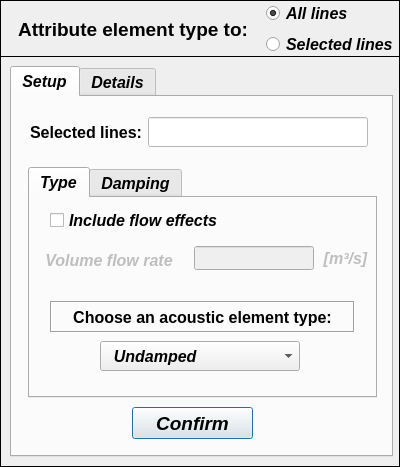
<?xml version="1.0" encoding="UTF-8"?>
<ui version="4.0">
 <class>Dialog</class>
 <widget class="QDialog" name="Dialog">
  <property name="windowModality">
   <enum>Qt::NonModal</enum>
  </property>
  <property name="geometry">
   <rect>
    <x>0</x>
    <y>0</y>
    <width>400</width>
    <height>467</height>
   </rect>
  </property>
  <property name="sizePolicy">
   <sizepolicy hsizetype="Fixed" vsizetype="Fixed">
    <horstretch>0</horstretch>
    <verstretch>0</verstretch>
   </sizepolicy>
  </property>
  <property name="minimumSize">
   <size>
    <width>400</width>
    <height>467</height>
   </size>
  </property>
  <property name="maximumSize">
   <size>
    <width>400</width>
    <height>467</height>
   </size>
  </property>
  <property name="contextMenuPolicy">
   <enum>Qt::DefaultContextMenu</enum>
  </property>
  <property name="windowTitle">
   <string> Set: acoustic element type</string>
  </property>
  <property name="whatsThis">
   <string/>
  </property>
  <widget class="QFrame" name="frame_2">
   <property name="geometry">
    <rect>
     <x>0</x>
     <y>56</y>
     <width>400</width>
     <height>411</height>
    </rect>
   </property>
   <property name="sizePolicy">
    <sizepolicy hsizetype="Preferred" vsizetype="Preferred">
     <horstretch>40</horstretch>
     <verstretch>0</verstretch>
    </sizepolicy>
   </property>
   <property name="minimumSize">
    <size>
     <width>0</width>
     <height>0</height>
    </size>
   </property>
   <property name="maximumSize">
    <size>
     <width>16777215</width>
     <height>16777215</height>
    </size>
   </property>
   <property name="font">
    <font>
     <pointsize>12</pointsize>
     <italic>true</italic>
    </font>
   </property>
   <property name="frameShape">
    <enum>QFrame::Box</enum>
   </property>
   <property name="frameShadow">
    <enum>QFrame::Plain</enum>
   </property>
   <widget class="QTabWidget" name="tabWidget_general">
    <property name="geometry">
     <rect>
      <x>10</x>
      <y>10</y>
      <width>383</width>
      <height>391</height>
     </rect>
    </property>
    <property name="minimumSize">
     <size>
      <width>0</width>
      <height>0</height>
     </size>
    </property>
    <property name="maximumSize">
     <size>
      <width>16777215</width>
      <height>10000000</height>
     </size>
    </property>
    <property name="font">
     <font>
      <family>Arial</family>
      <pointsize>12</pointsize>
      <weight>75</weight>
      <italic>true</italic>
      <bold>true</bold>
     </font>
    </property>
    <property name="currentIndex">
     <number>0</number>
    </property>
    <widget class="QWidget" name="tab_setup">
     <attribute name="title">
      <string>Setup</string>
     </attribute>
     <widget class="QPushButton" name="pushButton_confirm">
      <property name="geometry">
       <rect>
        <x>120</x>
        <y>310</y>
        <width>121</width>
        <height>32</height>
       </rect>
      </property>
      <property name="minimumSize">
       <size>
        <width>121</width>
        <height>32</height>
       </size>
      </property>
      <property name="maximumSize">
       <size>
        <width>121</width>
        <height>32</height>
       </size>
      </property>
      <property name="font">
       <font>
        <family>Arial</family>
        <pointsize>14</pointsize>
        <weight>75</weight>
        <italic>true</italic>
        <bold>true</bold>
       </font>
      </property>
      <property name="text">
       <string>Confirm</string>
      </property>
     </widget>
     <widget class="QLineEdit" name="lineEdit_selected_ID">
      <property name="enabled">
       <bool>true</bool>
      </property>
      <property name="geometry">
       <rect>
        <x>136</x>
        <y>20</y>
        <width>220</width>
        <height>30</height>
       </rect>
      </property>
      <property name="minimumSize">
       <size>
        <width>220</width>
        <height>30</height>
       </size>
      </property>
      <property name="maximumSize">
       <size>
        <width>220</width>
        <height>30</height>
       </size>
      </property>
      <property name="font">
       <font>
        <family>Arial</family>
        <pointsize>11</pointsize>
        <weight>75</weight>
        <italic>true</italic>
        <bold>true</bold>
       </font>
      </property>
      <property name="focusPolicy">
       <enum>Qt::ClickFocus</enum>
      </property>
      <property name="styleSheet">
       <string notr="true">background-color: rgb(255, 255, 255);
color: rgb(0, 0, 255);</string>
      </property>
      <property name="text">
       <string/>
      </property>
      <property name="alignment">
       <set>Qt::AlignCenter</set>
      </property>
     </widget>
     <widget class="QLabel" name="label_3">
      <property name="geometry">
       <rect>
        <x>14</x>
        <y>22</y>
        <width>120</width>
        <height>26</height>
       </rect>
      </property>
      <property name="minimumSize">
       <size>
        <width>120</width>
        <height>26</height>
       </size>
      </property>
      <property name="maximumSize">
       <size>
        <width>120</width>
        <height>26</height>
       </size>
      </property>
      <property name="font">
       <font>
        <family>Arial</family>
        <pointsize>12</pointsize>
        <weight>75</weight>
        <italic>false</italic>
        <bold>true</bold>
       </font>
      </property>
      <property name="text">
       <string>Selected lines:</string>
      </property>
      <property name="textFormat">
       <enum>Qt::AutoText</enum>
      </property>
      <property name="alignment">
       <set>Qt::AlignCenter</set>
      </property>
     </widget>
     <widget class="QTabWidget" name="tabWidget_element_type">
      <property name="geometry">
       <rect>
        <x>16</x>
        <y>70</y>
        <width>349</width>
        <height>231</height>
       </rect>
      </property>
      <property name="currentIndex">
       <number>0</number>
      </property>
      <widget class="QWidget" name="tab_type">
       <attribute name="title">
        <string>Type</string>
       </attribute>
       <widget class="QLabel" name="label_2">
        <property name="geometry">
         <rect>
          <x>20</x>
          <y>103</y>
          <width>305</width>
          <height>32</height>
         </rect>
        </property>
        <property name="font">
         <font>
          <family>Arial</family>
          <pointsize>12</pointsize>
          <weight>75</weight>
          <italic>false</italic>
          <bold>true</bold>
         </font>
        </property>
        <property name="frameShape">
         <enum>QFrame::Box</enum>
        </property>
        <property name="frameShadow">
         <enum>QFrame::Sunken</enum>
        </property>
        <property name="midLineWidth">
         <number>0</number>
        </property>
        <property name="text">
         <string>Choose an acoustic element type:</string>
        </property>
        <property name="alignment">
         <set>Qt::AlignCenter</set>
        </property>
       </widget>
       <widget class="QComboBox" name="comboBox">
        <property name="geometry">
         <rect>
          <x>70</x>
          <y>143</y>
          <width>200</width>
          <height>30</height>
         </rect>
        </property>
        <property name="minimumSize">
         <size>
          <width>200</width>
          <height>30</height>
         </size>
        </property>
        <property name="maximumSize">
         <size>
          <width>200</width>
          <height>30</height>
         </size>
        </property>
        <property name="font">
         <font>
          <family>Arial</family>
          <pointsize>12</pointsize>
          <weight>75</weight>
          <italic>true</italic>
          <bold>true</bold>
         </font>
        </property>
        <property name="toolTip">
         <string>&lt;html&gt;&lt;head/&gt;&lt;body&gt;&lt;p align=&quot;justify&quot;&gt;&lt;br/&gt;&lt;/p&gt;&lt;/body&gt;&lt;/html&gt;</string>
        </property>
        <property name="layoutDirection">
         <enum>Qt::LeftToRight</enum>
        </property>
        <property name="autoFillBackground">
         <bool>false</bool>
        </property>
        <property name="styleSheet">
         <string notr="true"/>
        </property>
        <property name="currentText">
         <string>  Undamped</string>
        </property>
        <property name="currentIndex">
         <number>0</number>
        </property>
        <property name="maxCount">
         <number>500</number>
        </property>
        <property name="insertPolicy">
         <enum>QComboBox::InsertAtBottom</enum>
        </property>
        <property name="sizeAdjustPolicy">
         <enum>QComboBox::AdjustToMinimumContentsLength</enum>
        </property>
        <property name="duplicatesEnabled">
         <bool>false</bool>
        </property>
        <item>
         <property name="text">
          <string>  Undamped</string>
         </property>
        </item>
        <item>
         <property name="text">
          <string>  Proportional</string>
         </property>
        </item>
        <item>
         <property name="text">
          <string>  Wide-duct</string>
         </property>
        </item>
        <item>
         <property name="text">
          <string>  LRF fluid equivalent</string>
         </property>
        </item>
        <item>
         <property name="text">
          <string>  LRF full</string>
         </property>
        </item>
       </widget>
       <widget class="QCheckBox" name="checkBox_flow_effects">
        <property name="geometry">
         <rect>
          <x>20</x>
          <y>12</y>
          <width>231</width>
          <height>21</height>
         </rect>
        </property>
        <property name="text">
         <string>Include flow effects</string>
        </property>
       </widget>
       <widget class="QWidget" name="gridLayoutWidget_6">
        <property name="geometry">
         <rect>
          <x>0</x>
          <y>40</y>
          <width>341</width>
          <height>41</height>
         </rect>
        </property>
        <layout class="QGridLayout" name="gridLayout_6">
         <property name="sizeConstraint">
          <enum>QLayout::SetNoConstraint</enum>
         </property>
         <property name="verticalSpacing">
          <number>0</number>
         </property>
         <item row="0" column="1">
          <layout class="QVBoxLayout" name="verticalLayout_17">
           <property name="sizeConstraint">
            <enum>QLayout::SetNoConstraint</enum>
           </property>
           <item>
            <widget class="QLineEdit" name="lineEdit_vol_flow">
             <property name="enabled">
              <bool>false</bool>
             </property>
             <property name="sizePolicy">
              <sizepolicy hsizetype="Fixed" vsizetype="Fixed">
               <horstretch>0</horstretch>
               <verstretch>0</verstretch>
              </sizepolicy>
             </property>
             <property name="minimumSize">
              <size>
               <width>120</width>
               <height>24</height>
              </size>
             </property>
             <property name="maximumSize">
              <size>
               <width>100</width>
               <height>24</height>
              </size>
             </property>
             <property name="palette">
              <palette>
               <active>
                <colorrole role="WindowText">
                 <brush brushstyle="SolidPattern">
                  <color alpha="255">
                   <red>0</red>
                   <green>0</green>
                   <blue>0</blue>
                  </color>
                 </brush>
                </colorrole>
                <colorrole role="Text">
                 <brush brushstyle="SolidPattern">
                  <color alpha="255">
                   <red>0</red>
                   <green>0</green>
                   <blue>0</blue>
                  </color>
                 </brush>
                </colorrole>
                <colorrole role="ButtonText">
                 <brush brushstyle="SolidPattern">
                  <color alpha="255">
                   <red>0</red>
                   <green>0</green>
                   <blue>0</blue>
                  </color>
                 </brush>
                </colorrole>
               </active>
               <inactive>
                <colorrole role="WindowText">
                 <brush brushstyle="SolidPattern">
                  <color alpha="255">
                   <red>0</red>
                   <green>0</green>
                   <blue>0</blue>
                  </color>
                 </brush>
                </colorrole>
                <colorrole role="Text">
                 <brush brushstyle="SolidPattern">
                  <color alpha="255">
                   <red>0</red>
                   <green>0</green>
                   <blue>0</blue>
                  </color>
                 </brush>
                </colorrole>
                <colorrole role="ButtonText">
                 <brush brushstyle="SolidPattern">
                  <color alpha="255">
                   <red>0</red>
                   <green>0</green>
                   <blue>0</blue>
                  </color>
                 </brush>
                </colorrole>
               </inactive>
               <disabled>
                <colorrole role="WindowText">
                 <brush brushstyle="SolidPattern">
                  <color alpha="255">
                   <red>0</red>
                   <green>0</green>
                   <blue>0</blue>
                  </color>
                 </brush>
                </colorrole>
                <colorrole role="Text">
                 <brush brushstyle="SolidPattern">
                  <color alpha="255">
                   <red>0</red>
                   <green>0</green>
                   <blue>0</blue>
                  </color>
                 </brush>
                </colorrole>
                <colorrole role="ButtonText">
                 <brush brushstyle="SolidPattern">
                  <color alpha="255">
                   <red>0</red>
                   <green>0</green>
                   <blue>0</blue>
                  </color>
                 </brush>
                </colorrole>
               </disabled>
              </palette>
             </property>
             <property name="font">
              <font>
               <family>Arial</family>
               <pointsize>11</pointsize>
               <weight>75</weight>
               <italic>false</italic>
               <bold>true</bold>
              </font>
             </property>
             <property name="styleSheet">
              <string notr="true">color: rgb(0, 0, 0);</string>
             </property>
             <property name="text">
              <string/>
             </property>
             <property name="alignment">
              <set>Qt::AlignCenter</set>
             </property>
            </widget>
           </item>
          </layout>
         </item>
         <item row="0" column="0">
          <layout class="QVBoxLayout" name="verticalLayout_18" stretch="0">
           <property name="spacing">
            <number>6</number>
           </property>
           <property name="sizeConstraint">
            <enum>QLayout::SetDefaultConstraint</enum>
           </property>
           <property name="leftMargin">
            <number>6</number>
           </property>
           <property name="rightMargin">
            <number>6</number>
           </property>
           <item>
            <widget class="QLabel" name="label_vol_flow">
             <property name="enabled">
              <bool>false</bool>
             </property>
             <property name="sizePolicy">
              <sizepolicy hsizetype="Preferred" vsizetype="Preferred">
               <horstretch>0</horstretch>
               <verstretch>0</verstretch>
              </sizepolicy>
             </property>
             <property name="minimumSize">
              <size>
               <width>140</width>
               <height>35</height>
              </size>
             </property>
             <property name="maximumSize">
              <size>
               <width>140</width>
               <height>30</height>
              </size>
             </property>
             <property name="font">
              <font>
               <family>Arial</family>
               <weight>75</weight>
               <italic>true</italic>
               <bold>true</bold>
              </font>
             </property>
             <property name="text">
              <string>Volume flow rate</string>
             </property>
             <property name="alignment">
              <set>Qt::AlignCenter</set>
             </property>
            </widget>
           </item>
          </layout>
         </item>
         <item row="0" column="2">
          <layout class="QVBoxLayout" name="verticalLayout_19">
           <property name="sizeConstraint">
            <enum>QLayout::SetDefaultConstraint</enum>
           </property>
           <item>
            <widget class="QLabel" name="label_ms_unit">
             <property name="enabled">
              <bool>false</bool>
             </property>
             <property name="sizePolicy">
              <sizepolicy hsizetype="Preferred" vsizetype="Preferred">
               <horstretch>0</horstretch>
               <verstretch>0</verstretch>
              </sizepolicy>
             </property>
             <property name="minimumSize">
              <size>
               <width>45</width>
               <height>25</height>
              </size>
             </property>
             <property name="maximumSize">
              <size>
               <width>45</width>
               <height>25</height>
              </size>
             </property>
             <property name="font">
              <font>
               <family>Arial</family>
               <weight>75</weight>
               <italic>true</italic>
               <bold>true</bold>
              </font>
             </property>
             <property name="text">
              <string>[m³/s]</string>
             </property>
             <property name="alignment">
              <set>Qt::AlignCenter</set>
             </property>
            </widget>
           </item>
          </layout>
         </item>
        </layout>
       </widget>
      </widget>
      <widget class="QWidget" name="tab_damping">
       <attribute name="title">
        <string>Damping</string>
       </attribute>
       <widget class="QLabel" name="label_109">
        <property name="enabled">
         <bool>true</bool>
        </property>
        <property name="geometry">
         <rect>
          <x>60</x>
          <y>60</y>
          <width>101</width>
          <height>21</height>
         </rect>
        </property>
        <property name="minimumSize">
         <size>
          <width>101</width>
          <height>21</height>
         </size>
        </property>
        <property name="maximumSize">
         <size>
          <width>101</width>
          <height>21</height>
         </size>
        </property>
        <property name="font">
         <font>
          <family>Arial</family>
          <pointsize>12</pointsize>
          <weight>50</weight>
          <italic>false</italic>
          <bold>false</bold>
         </font>
        </property>
        <property name="mouseTracking">
         <bool>true</bool>
        </property>
        <property name="text">
         <string>&lt;!DOCTYPE HTML PUBLIC &quot;-//W3C//DTD HTML 4.0//EN&quot; &quot;http://www.w3.org/TR/REC-html40/strict.dtd&quot;&gt;
&lt;html&gt;&lt;head&gt;&lt;meta name=&quot;qrichtext&quot; content=&quot;1&quot; /&gt;&lt;style type=&quot;text/css&quot;&gt;
p, li { white-space: pre-wrap; }
&lt;/style&gt;&lt;/head&gt;&lt;body style=&quot; font-family:'Arial'; font-size:12pt; font-weight:400; font-style:normal;&quot;&gt;
&lt;p align=&quot;center&quot; style=&quot; margin-top:12px; margin-bottom:12px; margin-left:0px; margin-right:0px; -qt-block-indent:0; text-indent:0px;&quot;&gt;&lt;span style=&quot; font-weight:600; font-style:italic;&quot;&gt;proportional&lt;/span&gt;&lt;/p&gt;&lt;/body&gt;&lt;/html&gt;</string>
        </property>
        <property name="alignment">
         <set>Qt::AlignCenter</set>
        </property>
       </widget>
       <widget class="QLineEdit" name="lineEdit_proportional_damping">
        <property name="enabled">
         <bool>true</bool>
        </property>
        <property name="geometry">
         <rect>
          <x>186</x>
          <y>70</y>
          <width>100</width>
          <height>26</height>
         </rect>
        </property>
        <property name="minimumSize">
         <size>
          <width>100</width>
          <height>26</height>
         </size>
        </property>
        <property name="maximumSize">
         <size>
          <width>100</width>
          <height>26</height>
         </size>
        </property>
        <property name="font">
         <font>
          <family>Arial</family>
          <pointsize>11</pointsize>
          <weight>75</weight>
          <italic>true</italic>
          <bold>true</bold>
         </font>
        </property>
        <property name="text">
         <string/>
        </property>
        <property name="alignment">
         <set>Qt::AlignCenter</set>
        </property>
       </widget>
       <widget class="QLabel" name="label_5">
        <property name="geometry">
         <rect>
          <x>36</x>
          <y>18</y>
          <width>269</width>
          <height>32</height>
         </rect>
        </property>
        <property name="font">
         <font>
          <family>Arial</family>
          <pointsize>12</pointsize>
          <weight>75</weight>
          <italic>false</italic>
          <bold>true</bold>
         </font>
        </property>
        <property name="frameShape">
         <enum>QFrame::Box</enum>
        </property>
        <property name="frameShadow">
         <enum>QFrame::Sunken</enum>
        </property>
        <property name="midLineWidth">
         <number>0</number>
        </property>
        <property name="text">
         <string>Insert a value to the damping:</string>
        </property>
        <property name="alignment">
         <set>Qt::AlignCenter</set>
        </property>
       </widget>
       <widget class="QLabel" name="label_110">
        <property name="enabled">
         <bool>true</bool>
        </property>
        <property name="geometry">
         <rect>
          <x>288</x>
          <y>68</y>
          <width>40</width>
          <height>30</height>
         </rect>
        </property>
        <property name="minimumSize">
         <size>
          <width>40</width>
          <height>30</height>
         </size>
        </property>
        <property name="maximumSize">
         <size>
          <width>40</width>
          <height>30</height>
         </size>
        </property>
        <property name="font">
         <font>
          <family>Arial</family>
          <pointsize>12</pointsize>
          <weight>75</weight>
          <italic>true</italic>
          <bold>true</bold>
         </font>
        </property>
        <property name="mouseTracking">
         <bool>true</bool>
        </property>
        <property name="text">
         <string>&lt;html&gt;&lt;head/&gt;&lt;body&gt;&lt;p align=&quot;center&quot;&gt;[ - ]&lt;/p&gt;&lt;/body&gt;&lt;/html&gt;</string>
        </property>
        <property name="alignment">
         <set>Qt::AlignCenter</set>
        </property>
       </widget>
       <widget class="QLabel" name="label_111">
        <property name="enabled">
         <bool>true</bool>
        </property>
        <property name="geometry">
         <rect>
          <x>67</x>
          <y>80</y>
          <width>81</width>
          <height>21</height>
         </rect>
        </property>
        <property name="minimumSize">
         <size>
          <width>81</width>
          <height>21</height>
         </size>
        </property>
        <property name="maximumSize">
         <size>
          <width>81</width>
          <height>21</height>
         </size>
        </property>
        <property name="font">
         <font>
          <family>Arial</family>
          <pointsize>11</pointsize>
          <weight>75</weight>
          <italic>true</italic>
          <bold>true</bold>
         </font>
        </property>
        <property name="mouseTracking">
         <bool>true</bool>
        </property>
        <property name="text">
         <string>&lt;!DOCTYPE HTML PUBLIC &quot;-//W3C//DTD HTML 4.0//EN&quot; &quot;http://www.w3.org/TR/REC-html40/strict.dtd&quot;&gt;
&lt;html&gt;&lt;head&gt;&lt;meta name=&quot;qrichtext&quot; content=&quot;1&quot; /&gt;&lt;style type=&quot;text/css&quot;&gt;
p, li { white-space: pre-wrap; }
&lt;/style&gt;&lt;/head&gt;&lt;body style=&quot; font-family:'Arial'; font-size:11pt; font-weight:600; font-style:italic;&quot;&gt;
&lt;p align=&quot;center&quot; style=&quot; margin-top:12px; margin-bottom:12px; margin-left:0px; margin-right:0px; -qt-block-indent:0; text-indent:0px;&quot;&gt;&lt;span style=&quot; font-size:12pt;&quot;&gt;coefficient&lt;/span&gt;&lt;/p&gt;&lt;/body&gt;&lt;/html&gt;</string>
        </property>
        <property name="alignment">
         <set>Qt::AlignCenter</set>
        </property>
       </widget>
      </widget>
     </widget>
    </widget>
    <widget class="QWidget" name="tab_details">
     <attribute name="title">
      <string>Details</string>
     </attribute>
     <widget class="QPushButton" name="pushButton_get_information">
      <property name="geometry">
       <rect>
        <x>269</x>
        <y>315</y>
        <width>90</width>
        <height>30</height>
       </rect>
      </property>
      <property name="minimumSize">
       <size>
        <width>90</width>
        <height>29</height>
       </size>
      </property>
      <property name="maximumSize">
       <size>
        <width>90</width>
        <height>30</height>
       </size>
      </property>
      <property name="font">
       <font>
        <family>Arial</family>
        <pointsize>11</pointsize>
        <weight>75</weight>
        <italic>true</italic>
        <bold>true</bold>
       </font>
      </property>
      <property name="text">
       <string>See details</string>
      </property>
     </widget>
     <widget class="QTreeWidget" name="treeWidget_element_type">
      <property name="geometry">
       <rect>
        <x>12</x>
        <y>58</y>
        <width>352</width>
        <height>291</height>
       </rect>
      </property>
      <property name="minimumSize">
       <size>
        <width>0</width>
        <height>0</height>
       </size>
      </property>
      <property name="maximumSize">
       <size>
        <width>1000</width>
        <height>1000</height>
       </size>
      </property>
      <property name="font">
       <font>
        <family>Arial</family>
        <pointsize>10</pointsize>
        <weight>75</weight>
        <italic>false</italic>
        <bold>true</bold>
       </font>
      </property>
      <property name="indentation">
       <number>0</number>
      </property>
      <column>
       <property name="text">
        <string>Element type</string>
       </property>
       <property name="font">
        <font>
         <family>Arial</family>
         <pointsize>10</pointsize>
         <weight>75</weight>
         <italic>true</italic>
         <bold>true</bold>
        </font>
       </property>
       <property name="textAlignment">
        <set>AlignCenter</set>
       </property>
      </column>
      <column>
       <property name="text">
        <string>Lines</string>
       </property>
       <property name="font">
        <font>
         <family>Arial</family>
         <pointsize>10</pointsize>
         <weight>75</weight>
         <italic>true</italic>
         <bold>true</bold>
        </font>
       </property>
       <property name="textAlignment">
        <set>AlignCenter</set>
       </property>
      </column>
     </widget>
     <widget class="QLabel" name="label_4">
      <property name="geometry">
       <rect>
        <x>28</x>
        <y>16</y>
        <width>80</width>
        <height>26</height>
       </rect>
      </property>
      <property name="minimumSize">
       <size>
        <width>80</width>
        <height>26</height>
       </size>
      </property>
      <property name="maximumSize">
       <size>
        <width>80</width>
        <height>26</height>
       </size>
      </property>
      <property name="font">
       <font>
        <family>Arial</family>
        <pointsize>12</pointsize>
        <weight>75</weight>
        <italic>false</italic>
        <bold>true</bold>
       </font>
      </property>
      <property name="text">
       <string>Group</string>
      </property>
      <property name="textFormat">
       <enum>Qt::AutoText</enum>
      </property>
      <property name="alignment">
       <set>Qt::AlignCenter</set>
      </property>
     </widget>
     <widget class="QLineEdit" name="lineEdit_selected_group">
      <property name="enabled">
       <bool>false</bool>
      </property>
      <property name="geometry">
       <rect>
        <x>110</x>
        <y>14</y>
        <width>220</width>
        <height>30</height>
       </rect>
      </property>
      <property name="minimumSize">
       <size>
        <width>220</width>
        <height>30</height>
       </size>
      </property>
      <property name="maximumSize">
       <size>
        <width>220</width>
        <height>30</height>
       </size>
      </property>
      <property name="font">
       <font>
        <family>Arial</family>
        <pointsize>11</pointsize>
        <weight>75</weight>
        <italic>true</italic>
        <bold>true</bold>
       </font>
      </property>
      <property name="focusPolicy">
       <enum>Qt::ClickFocus</enum>
      </property>
      <property name="styleSheet">
       <string notr="true">background-color: rgb(255, 255, 255);
color: rgb(0, 0, 0);</string>
      </property>
      <property name="text">
       <string/>
      </property>
      <property name="alignment">
       <set>Qt::AlignCenter</set>
      </property>
     </widget>
     <zorder>treeWidget_element_type</zorder>
     <zorder>pushButton_get_information</zorder>
     <zorder>label_4</zorder>
     <zorder>lineEdit_selected_group</zorder>
    </widget>
   </widget>
  </widget>
  <widget class="QFrame" name="frame">
   <property name="geometry">
    <rect>
     <x>0</x>
     <y>0</y>
     <width>400</width>
     <height>57</height>
    </rect>
   </property>
   <property name="minimumSize">
    <size>
     <width>400</width>
     <height>57</height>
    </size>
   </property>
   <property name="maximumSize">
    <size>
     <width>450</width>
     <height>57</height>
    </size>
   </property>
   <property name="frameShape">
    <enum>QFrame::Box</enum>
   </property>
   <property name="frameShadow">
    <enum>QFrame::Plain</enum>
   </property>
   <property name="lineWidth">
    <number>1</number>
   </property>
   <widget class="QLabel" name="label">
    <property name="geometry">
     <rect>
      <x>8</x>
      <y>14</y>
      <width>250</width>
      <height>30</height>
     </rect>
    </property>
    <property name="font">
     <font>
      <family>Arial</family>
      <pointsize>14</pointsize>
      <weight>75</weight>
      <italic>false</italic>
      <bold>true</bold>
     </font>
    </property>
    <property name="text">
     <string>Attribute element type to:</string>
    </property>
    <property name="textFormat">
     <enum>Qt::AutoText</enum>
    </property>
    <property name="alignment">
     <set>Qt::AlignCenter</set>
    </property>
   </widget>
   <widget class="QWidget" name="verticalLayoutWidget_2">
    <property name="geometry">
     <rect>
      <x>266</x>
      <y>0</y>
      <width>130</width>
      <height>58</height>
     </rect>
    </property>
    <layout class="QVBoxLayout" name="verticalLayout_2">
     <item>
      <widget class="QRadioButton" name="radioButton_all">
       <property name="enabled">
        <bool>true</bool>
       </property>
       <property name="minimumSize">
        <size>
         <width>128</width>
         <height>24</height>
        </size>
       </property>
       <property name="maximumSize">
        <size>
         <width>128</width>
         <height>24</height>
        </size>
       </property>
       <property name="font">
        <font>
         <family>Arial</family>
         <pointsize>12</pointsize>
         <weight>75</weight>
         <italic>true</italic>
         <bold>true</bold>
         <stylestrategy>PreferAntialias</stylestrategy>
        </font>
       </property>
       <property name="focusPolicy">
        <enum>Qt::ClickFocus</enum>
       </property>
       <property name="text">
        <string>All lines</string>
       </property>
       <property name="checked">
        <bool>true</bool>
       </property>
      </widget>
     </item>
     <item>
      <widget class="QRadioButton" name="radioButton_selection">
       <property name="minimumSize">
        <size>
         <width>128</width>
         <height>24</height>
        </size>
       </property>
       <property name="maximumSize">
        <size>
         <width>128</width>
         <height>24</height>
        </size>
       </property>
       <property name="font">
        <font>
         <family>Arial</family>
         <pointsize>12</pointsize>
         <weight>75</weight>
         <italic>true</italic>
         <bold>true</bold>
         <stylestrategy>PreferAntialias</stylestrategy>
        </font>
       </property>
       <property name="focusPolicy">
        <enum>Qt::ClickFocus</enum>
       </property>
       <property name="text">
        <string>Selected lines</string>
       </property>
       <property name="checked">
        <bool>false</bool>
       </property>
      </widget>
     </item>
    </layout>
   </widget>
  </widget>
 </widget>
 <resources/>
 <connections/>
</ui>
